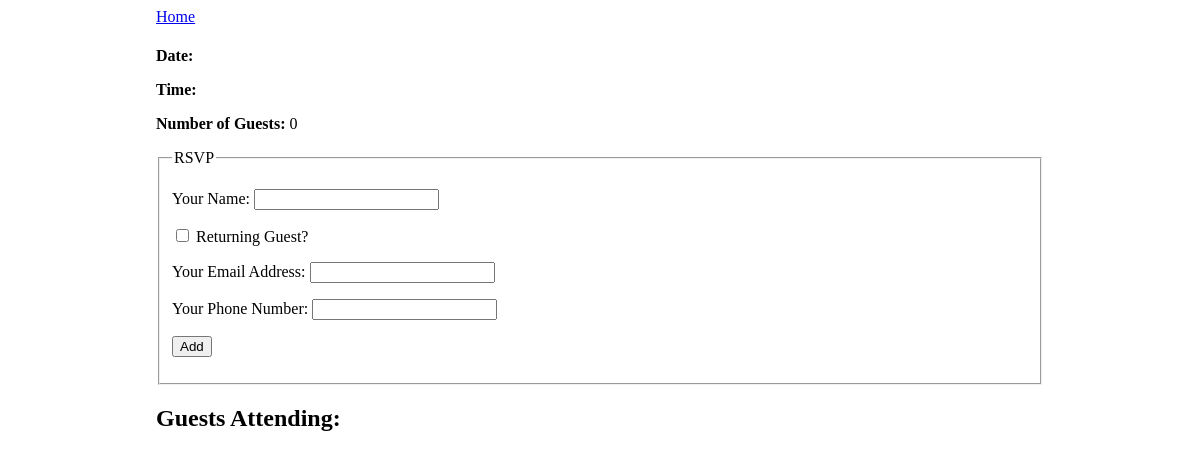
The app's page /event/5, older data.
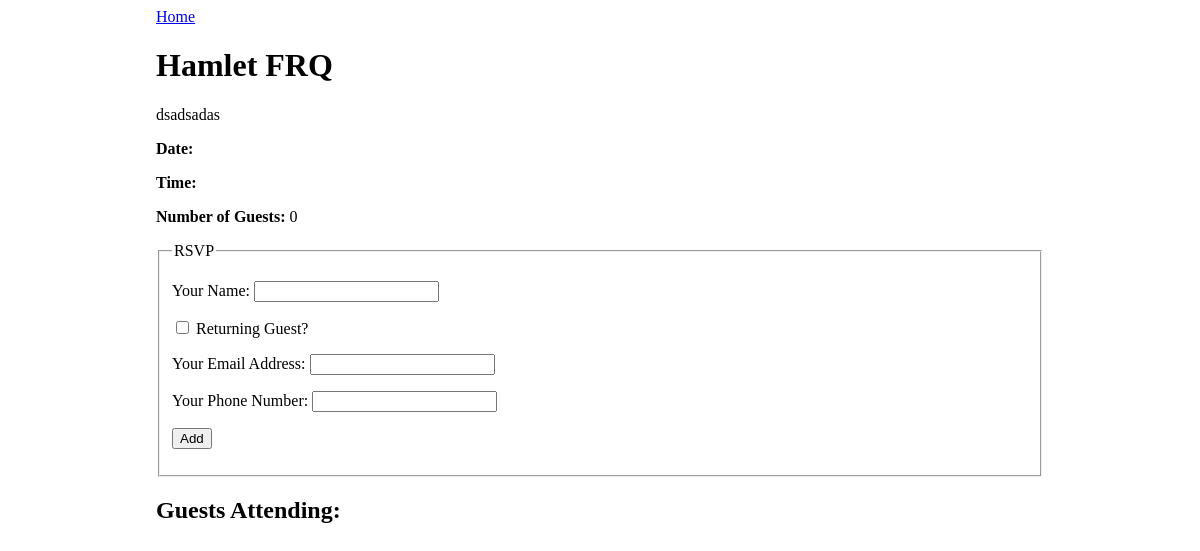
The same page, newer data.
### events_app/models.py (models this page shows)
class Event(db.Model):
    id = db.Column(db.Integer, primary_key=True)
    title = db.Column(db.String(80), nullable=False)
    description = db.Column(db.String(80), nullable=False)
    date_and_time = db.Column(db.DateTime, default=datetime.datetime.utcnow)
    guests = db.relationship('Guest', secondary="guest_event")

### events_app/routes.py (the view)
@main.route('/event/<event_id>', methods=['GET'])
def event_detail(event_id):
    context = {
        'event' : Event.query.get(event_id)
        }
    return render_template('event_detail.html', **context)

### events_app/templates/event_detail.html (shortened to what this page needs)
{% extends 'base.html' %}
{% block content %}
<a href="/">Home</a>
<h1>{{event.title}}</h1>
<p>{{event.description}}</p>
<p><strong>Date:</strong> {{event.date}}</p>
<p><strong>Time:</strong> {{event.time}}</p>
<p><strong>Number of Guests:</strong> {{event.guests | length}}</p>
<form method="POST">
    <fieldset>
        <legend>RSVP</legend>
        <p>
            <label>
                Your Name:
                <input type="text" name="guest_name">
            </label>
        </p>
        <p>
            <label>
                <input type="checkbox" name="returning" onchange="returningGuestChanged(this.checked)">
                Returning Guest?
            </label>
        </p>
        <div id="new-guest-info">
            <p>
                <label>
                    Your Email Address:
                    <input type="email" name="email">
                </label>
            </p>
            <p>
                <label>
                    Your Phone Number:
                    <input type="phone" name="phone">
                </label>
            </p>
        </div>
        <p>
            <input type="submit" name="submit" value="Add">
        </p>
    </fieldset>
</form>
<h2>Guests Attending:</h2>
{% endblock %}

Row changes from the older to the newer data that the page shows:
added Event: title "Hamlet FRQ", description "dsadsadas"
